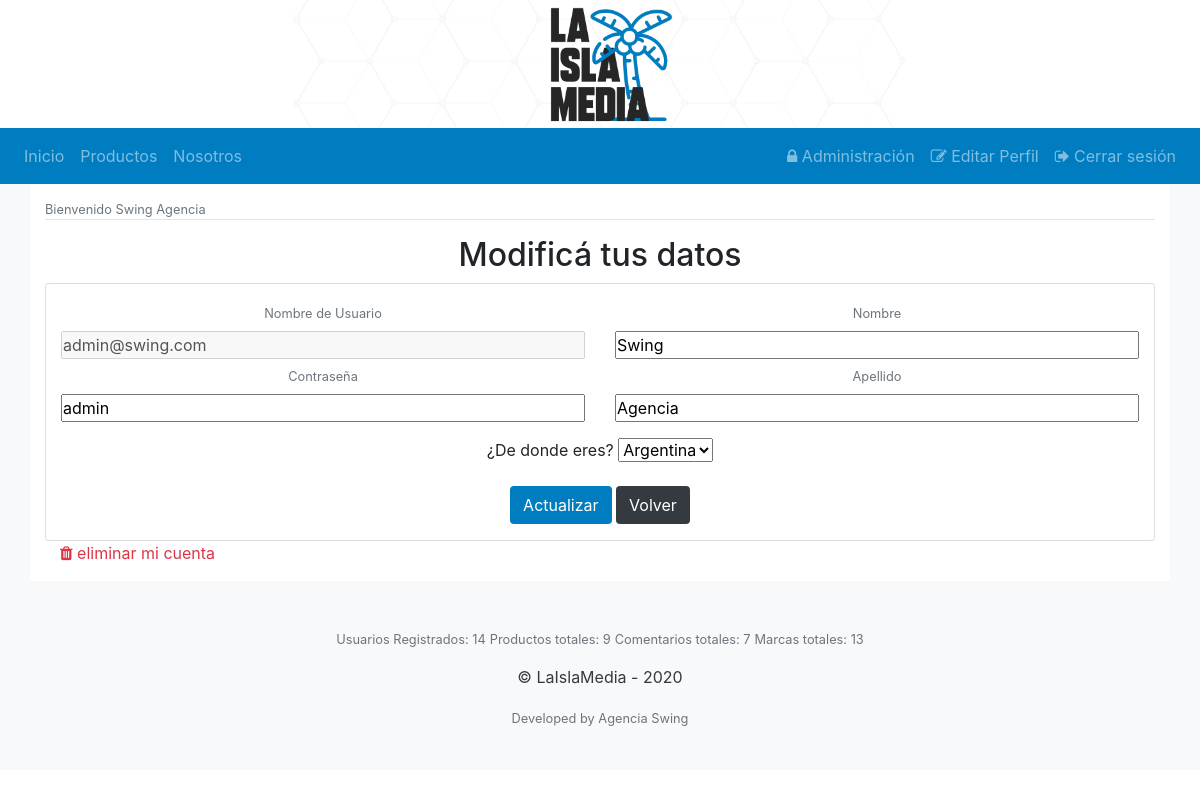
Page /index.php?section=2 (signed in) on the committed database.
### tables this page shows
CREATE TABLE `usuarios` (
  `id_usuario` int(50) NOT NULL,
  `usuario` varchar(30) DEFAULT NULL,
  `clave` varchar(10) NOT NULL,
  `nombre` varchar(20) DEFAULT NULL,
  `apellido` varchar(20) DEFAULT NULL,
  `id_localidad` int(50) NOT NULL,
  `id_nivel` int(10) NOT NULL
);

CREATE TABLE `localidades` (
  `id_localidad` int(50) NOT NULL,
  `localidad` varchar(50) DEFAULT NULL
);

### perfil.php (the view, shortened to what this page needs)
<?php
if( isset($_SESSION['id_nivel']) && $_SESSION['id_nivel'] == 2 && $_SESSION['id_nivel'] == 1){
    echo 'Porfavor <a href="index.php?section=5">Inicia sesión</a>';
    }
else{
require "templates/conexion.php";
if( isset($_SESSION['nombre']) ){
?>
<p class="text-muted small mt-3 mb-0">Bienvenido <?php echo $_SESSION['nombre']." ".$_SESSION['apellido']?>
		<?php
		 }
		?>
		<hr class="mt-0">
		<div class="container">
		<h2 class="text-center">Modificá tus datos</h2>
					<?php
		$id_usuario = $_SESSION['id_usuario'];
		$consulta_modifica = "SELECT * FROM usuarios WHERE id_usuario = $id_usuario";
		$usuario = mysqli_query($cnx, $consulta_modifica);
		$datos = mysqli_fetch_assoc($usuario);
		$consulta="SELECT * FROM localidades";
		$filas = mysqli_query($cnx, $consulta);
		?>
			<form action="templates/modificarPerfil.php" method="post">
			<div class="row">
				<div class="card pt-3 container-fluid">
				<div class="row text-center">
		<div class="col-6">
				<div>
					<label class="small text-muted">Nombre de Usuario</label>
					<input type="text" value="<?php echo $datos['usuario'] ?>" disabled class="w-100">
				</div>
				<div>
					<label class="small mt-2 text-muted">Contraseña</label>
				<input type="text" name="clave" value="<?php echo $datos['clave'] ?>" class="w-100">
				</div>
		</div>
		<div class="col-6">
			<div>
				<label class="small text-muted">Nombre</label>
				<input type="text" name="nombre" value="<?php echo $datos['nombre'] ?>" class="w-100">
			</div>
			<div>
				<label class="small mt-2 text-muted">Apellido</label>
				<input type="text" name="apellido" value="<?php echo $datos['apellido'] ?>" class="w-100">
			</div>
		</div>
		<div class="col-12 mt-3 text-center">
			<div>
				<label>¿De donde eres?</label>
				<select name="id_localidad">
					<?php
					while($columnas = mysqli_fetch_assoc($filas)){
						?>
					<option value="<?php echo $columnas['id_localidad'];?>" <?php if($datos['id_localidad'] == $columnas['id_localidad']){ echo "selected"; }?>>
					<?php echo $columnas['localidad']?>
				</option>
				<?php
					}
					?>
				</select>
			</div>
			<div class="col-12 text-center mt-3 mb-3">
			<input type="submit" value ="Actualizar" class="btn bg-isla text-white">
			<a href="index.php?setion=2" class="btn bg-dark text-white">Volver</a>
			</div>
		</div>
		</div>
		</div>
		</div>
			<p><a class="text-danger" href="index.php?section=2#elim"><i class="fa fa-trash"></i> eliminar mi cuenta</a></p>
	</form>
</div>
<?php
    }
 ?>

### templates/css/estilo2.css (style rules this page uses)
* { margin:0; padding:0; box-sizing: border-box; }
body { background-color: white ; }
.bg-isla { background:#007cc0; }

### rows in the picture
usuarios: usuario "admin@swing.com", clave "admin", nombre "Swing", apellido "Agencia", id_localidad "Argentina"

### other values in the picture
$_SESSION['nombre'] "Swing"
$_SESSION['apellido'] "Agencia"
$data['total'] "14"
$data['total'] "9"
$data['total'] "7"
$data['total'] "13"
